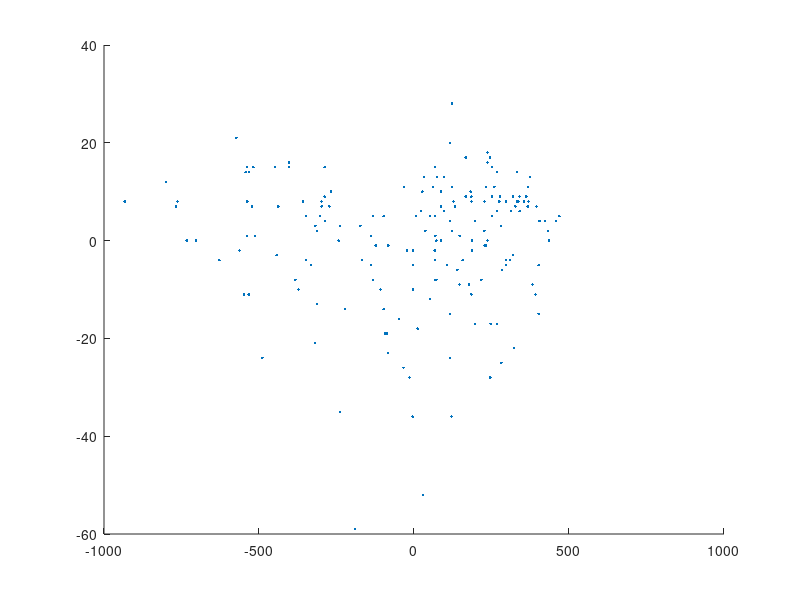

This chart was generated by the following MATLAB code: (Note: this script raises an error after producing the figure.)
clear all
clc

load winemat2.mat
test_data=[X, y'];
figure;
hold on;
plot(test_data(:,1), test_data(:,2), '.');
T=6;
[mu sigma] = bayes(test_data);
pt = prior(test_data);

% Plot decision boundary
classes = unique(y);
% Create grid
xmin = min(X(:,1));
xmax = max(X(:,1));
ymin = min(X(:,2));
ymax = max(X(:,2));
ax = [xmin xmax ymin ymax];
incx = abs(ax(2)-ax(1))/100;
incy = abs(ax(4)-ax(3))/100;
xgr = ax(1):incx:ax(2);
ygr = ax(3):incy:ax(4);
[z1,z2] = meshgrid(xgr, ygr);
% Create decision boundary mask
image_size = size(z1);
z1 = reshape(z1, size(z1,1)*size(z1,2), 1);
z2 = reshape(z2, size(z2,1)*size(z2,2), 1);
% Your discriminant function with your mu?s and Sigmas
% where g returns the PREDICTED CLASS
g = discriminant(test_data, mu, sigma, pt);
% OR your Adaboost discriminant
% where g returns the PREDICTED CLASS
% g = adaboost_discriminant(test_data, mu, sigma, p, alpha, classes, T)
decisionmap = reshape(g, image_size);
% Plot decision boundary
figure;
imagesc(xgr,ygr,decisionmap);
hold on;
set(gca,'ydir','normal');
colormap(getListOfDistinctColors(length(classes)));
% Plot data points
for class = classes
    idx = y == class;
    plot(X(idx,1), X(idx,2),'x','Color',colorList(3+class,:)); hold on,
end